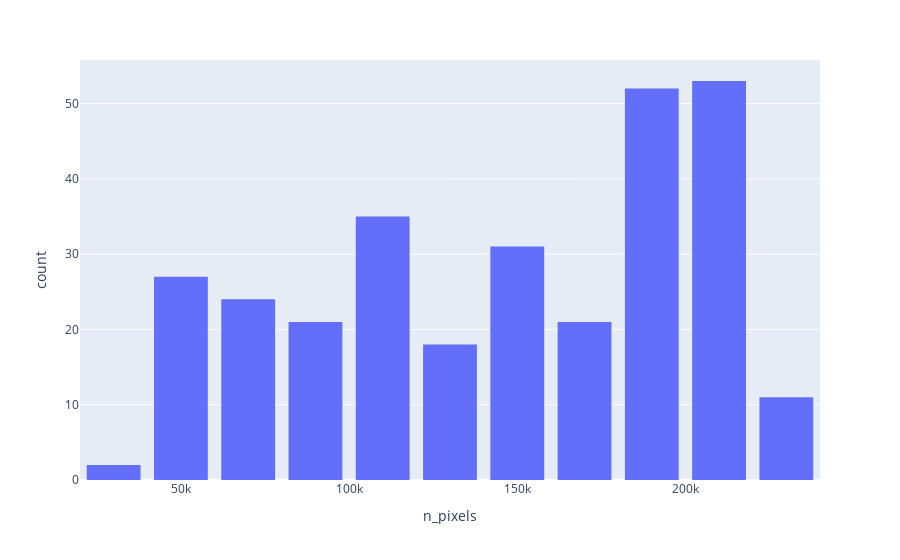

This figure's notebook cell:
### Code cell
fig = px.histogram(df, x="n_pixels")
fig.update_layout(bargap=0.2)

### Figure 1 — Plotly figure (JSON) as saved in the notebook; plotly's stock layout.template omitted (floating-point values rounded to 4 significant figures; data arrays with more than 128 entries replaced by an {"elided": "..."} marker saying what was removed)
{"data": [{"alignmentgroup": "True", "bingroup": "x", "hovertemplate": "n_pixels=%{x}<br>count=%{y}<extra></extra>", "legendgroup": "", "marker": {"color": "#636efa", "pattern": {"shape": ""}}, "name": "", "offsetgroup": "", "orientation": "v", "showlegend": false, "type": "histogram", "x": {"elided": "295 int values"}, "xaxis": "x", "yaxis": "y"}], "layout": {"bargap": 0.2, "barmode": "relative", "legend": {"tracegroupgap": 0}, "margin": {"t": 60}, "xaxis": {"anchor": "y", "domain": [0, 1], "title": {"text": "n_pixels"}}, "yaxis": {"anchor": "x", "domain": [0, 1], "title": {"text": "count"}}}}
